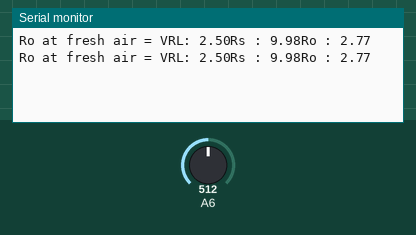
Recording of a sketch running on a simulated Arduino Nano, built with avr-gcc and run on an emulated ATmega328P. Parts: the last lines printed to the serial monitor. Inputs (shaded band) come from the test bench; at power-on: A6 = 512.

Above: at 1.2 s.
1.3 s: A6 set to 0
At 3.0 s:
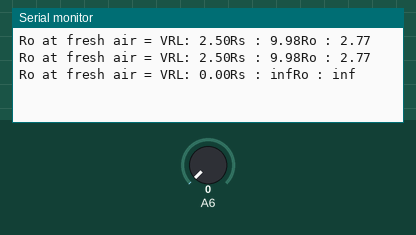
4.3 s: A6 set to 122
At 5.2 s:
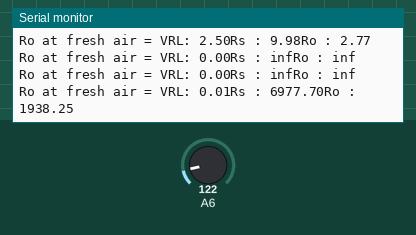
Timing chart, 0 to 7.3 s (numbered marks = the images above; inputs shaded):
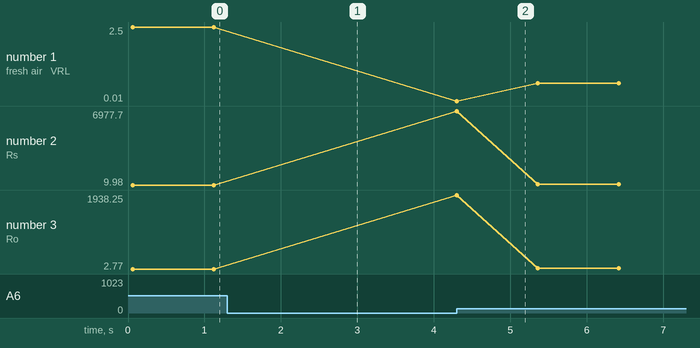

The sketch:

cari_Ro_MQ135.ino
```cpp
/*
   Program to measure the value of R0 for a know RL at fresh air condition
   Program by: B.Aswinth Raj
   Website: www.circuitdigest.com
   Dated: 28-12-2017
*/
//This program works best at a fresh air room with temperaure Temp: 20℃, Humidity: 65%, O2 concentration 21% and when the value of Rl is 47K

#define RL 10  //The value of resistor RL is 47K
void setup() //Runs only once
{
  Serial.begin(9600); //Initialise serial COM for displaying the value
}

void loop() {
  float analog_value;
  float VRL;
  float Rs;
  float Ro;
  float Rfix;
  for (int test_cycle = 1 ; test_cycle <= 500 ; test_cycle++) //Read the analog output of the sensor for 200 times
  {
    analog_value = analog_value + analogRead(A6); //add the values for 200
  }
  analog_value = analog_value / 500.0; //Take average
  VRL = analog_value * (5.0 / 1023.0); //Convert analog value to voltage
  //RS = ((Vc/VRL)-1)*RL is the formulae we obtained from datasheet
  Rs = ((5.0 / VRL) - 1) * RL;
  //  Rs = ((5.0 * RL) / VRL) - RL;
  // Rs = (5.0 / VRL) - 1;
  //RS/RO is 3.6 as we obtained from graph of datasheet
  Ro = Rs / 3.6;
  Serial.print("Ro at fresh air = ");
  Serial.print("VRL: ");
  Serial.print(VRL);
  Serial.print("Rs : ");
  Serial.print(Rs);
  Serial.print("Ro : ");
  Serial.println(Ro); //Display calculated Ro
  delay(1000); //delay of 1sec
}
```

Measured:
- after the input at 1.3 s, the serial monitor: prints a new line after 0.88 s (image 1)
- after the input at 4.3 s, the serial monitor: prints a new line at once (image 2)
- plotted number 1: 2.5 → 0.6 after the input at 4.3 s
- plotted number 2: 9.98 → 73.85 after the input at 4.3 s
- plotted number 3: 2.77 → 20.51 after the input at 4.3 s
